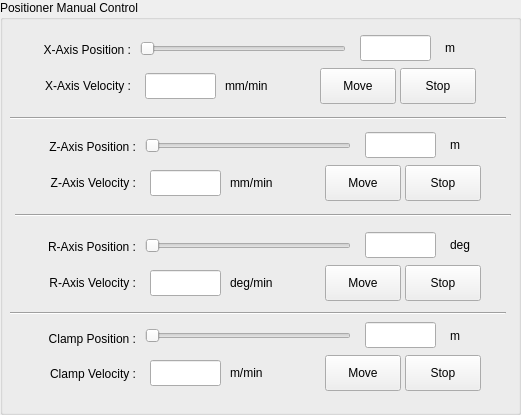
   <widget class="QGroupBox" name="groupBox_5">
    <property name="geometry">
      <rect>
      <x>355</x>
      <y>420</y>
      <width>521</width>
      <height>415</height>
     </rect>
    </property>
    <property name="title">
     <string>Positioner Manual Control</string>
    </property>
    <widget class="QSlider" name="slider_positioner_x_pos">
     <property name="geometry">
      <rect>
       <x>140</x>
       <y>38</y>
       <width>206</width>
       <height>22</height>
      </rect>
     </property>
     <property name="orientation">
      <enum>Qt::Horizontal</enum>
     </property>
    </widget>
    <widget class="QLineEdit" name="edit_positioner_x_vel">
     <property name="geometry">
      <rect>
       <x>145</x>
       <y>73</y>
       <width>71</width>
       <height>26</height>
      </rect>
     </property>
    </widget>
    <widget class="QLabel" name="label_6">
     <property name="geometry">
      <rect>
       <x>10</x>
       <y>39</y>
       <width>121</width>
       <height>21</height>
      </rect>
     </property>
     <property name="text">
      <string>X-Axis Position :</string>
     </property>
     <property name="alignment">
      <set>Qt::AlignRight|Qt::AlignTrailing|Qt::AlignVCenter</set>
     </property>
    </widget>
    <widget class="QLabel" name="label_11">
     <property name="geometry">
      <rect>
       <x>445</x>
       <y>40</y>
       <width>46</width>
       <height>16</height>
      </rect>
     </property>
     <property name="text">
      <string>m</string>
     </property>
    </widget>
    <widget class="QLabel" name="label_15">
     <property name="geometry">
      <rect>
       <x>5</x>
       <y>75</y>
       <width>126</width>
       <height>21</height>
      </rect>
     </property>
     <property name="text">
      <string>X-Axis Velocity :</string>
     </property>
     <property name="alignment">
      <set>Qt::AlignRight|Qt::AlignTrailing|Qt::AlignVCenter</set>
     </property>
    </widget>
    <widget class="Line" name="line">
     <property name="geometry">
      <rect>
       <x>10</x>
       <y>110</y>
       <width>496</width>
       <height>16</height>
      </rect>
     </property>
     <property name="orientation">
      <enum>Qt::Horizontal</enum>
     </property>
    </widget>
    <widget class="QLabel" name="label_16">
     <property name="geometry">
      <rect>
       <x>225</x>
       <y>73</y>
       <width>60</width>
       <height>26</height>
      </rect>
     </property>
     <property name="text">
      <string>mm/min</string>
     </property>
    </widget>
    <widget class="QPushButton" name="btn_positioner_x_move">
     <property name="geometry">
      <rect>
       <x>320</x>
       <y>68</y>
       <width>76</width>
       <height>36</height>
      </rect>
     </property>
     <property name="text">
      <string>Move</string>
     </property>
    </widget>
    <widget class="QPushButton" name="btn_positioner_x_stop">
     <property name="geometry">
      <rect>
       <x>400</x>
       <y>68</y>
       <width>76</width>
       <height>36</height>
      </rect>
     </property>
     <property name="text">
      <string>Stop</string>
     </property>
    </widget>
    <widget class="QLineEdit" name="edit_positioner_x_pos">
     <property name="geometry">
      <rect>
       <x>360</x>
       <y>35</y>
       <width>71</width>
       <height>26</height>
      </rect>
     </property>
    </widget>
    <widget class="QSlider" name="slider_positioner_z_pos">
     <property name="geometry">
      <rect>
       <x>145</x>
       <y>135</y>
       <width>206</width>
       <height>22</height>
      </rect>
     </property>
     <property name="orientation">
      <enum>Qt::Horizontal</enum>
     </property>
    </widget>
    <widget class="QPushButton" name="btn_positioner_z_move">
     <property name="geometry">
      <rect>
       <x>325</x>
       <y>165</y>
       <width>76</width>
       <height>36</height>
      </rect>
     </property>
     <property name="text">
      <string>Move</string>
     </property>
    </widget>
    <widget class="QLabel" name="label_17">
     <property name="geometry">
      <rect>
       <x>10</x>
       <y>172</y>
       <width>126</width>
       <height>21</height>
      </rect>
     </property>
     <property name="text">
      <string>Z-Axis Velocity :</string>
     </property>
     <property name="alignment">
      <set>Qt::AlignRight|Qt::AlignTrailing|Qt::AlignVCenter</set>
     </property>
    </widget>
    <widget class="QLabel" name="label_12">
     <property name="geometry">
      <rect>
       <x>450</x>
       <y>137</y>
       <width>46</width>
       <height>16</height>
      </rect>
     </property>
     <property name="text">
      <string>m</string>
     </property>
    </widget>
    <widget class="QLineEdit" name="edit_positioner_z_pos">
     <property name="geometry">
      <rect>
       <x>365</x>
       <y>132</y>
       <width>71</width>
       <height>26</height>
      </rect>
     </property>
    </widget>
    <widget class="QLabel" name="label_18">
     <property name="geometry">
      <rect>
       <x>230</x>
       <y>170</y>
       <width>60</width>
       <height>26</height>
      </rect>
     </property>
     <property name="text">
      <string>mm/min</string>
     </property>
    </widget>
    <widget class="Line" name="line_2">
     <property name="geometry">
      <rect>
       <x>15</x>
       <y>207</y>
       <width>496</width>
       <height>16</height>
      </rect>
     </property>
     <property name="orientation">
      <enum>Qt::Horizontal</enum>
     </property>
    </widget>
    <widget class="QPushButton" name="btn_positioner_z_stop">
     <property name="geometry">
      <rect>
       <x>405</x>
       <y>165</y>
       <width>76</width>
       <height>36</height>
      </rect>
     </property>
     <property name="text">
      <string>Stop</string>
     </property>
    </widget>
    <widget class="QLabel" name="label_7">
     <property name="geometry">
      <rect>
       <x>15</x>
       <y>136</y>
       <width>121</width>
       <height>21</height>
      </rect>
     </property>
     <property name="text">
      <string>Z-Axis Position :</string>
     </property>
     <property name="alignment">
      <set>Qt::AlignRight|Qt::AlignTrailing|Qt::AlignVCenter</set>
     </property>
    </widget>
    <widget class="QLineEdit" name="edit_positioner_z_vel">
     <property name="geometry">
      <rect>
       <x>150</x>
       <y>170</y>
       <width>71</width>
       <height>26</height>
      </rect>
     </property>
    </widget>
    <widget class="QSlider" name="slider_positioner_r_pos">
     <property name="geometry">
      <rect>
       <x>145</x>
       <y>235</y>
       <width>206</width>
       <height>22</height>
      </rect>
     </property>
     <property name="orientation">
      <enum>Qt::Horizontal</enum>
     </property>
    </widget>
    <widget class="QPushButton" name="btn_positioner_r_move">
     <property name="geometry">
      <rect>
       <x>325</x>
       <y>265</y>
       <width>76</width>
       <height>36</height>
      </rect>
     </property>
     <property name="text">
      <string>Move</string>
     </property>
    </widget>
    <widget class="QLabel" name="label_19">
     <property name="geometry">
      <rect>
       <x>10</x>
       <y>272</y>
       <width>126</width>
       <height>21</height>
      </rect>
     </property>
     <property name="text">
      <string>R-Axis Velocity :</string>
     </property>
     <property name="alignment">
      <set>Qt::AlignRight|Qt::AlignTrailing|Qt::AlignVCenter</set>
     </property>
    </widget>
    <widget class="QLabel" name="label_13">
     <property name="geometry">
      <rect>
       <x>450</x>
       <y>237</y>
       <width>46</width>
       <height>16</height>
      </rect>
     </property>
     <property name="text">
      <string>deg</string>
     </property>
    </widget>
    <widget class="QLineEdit" name="edit_positioner_r_pos">
     <property name="geometry">
      <rect>
       <x>365</x>
       <y>232</y>
       <width>71</width>
       <height>26</height>
      </rect>
     </property>
    </widget>
    <widget class="QLabel" name="label_20">
     <property name="geometry">
      <rect>
       <x>230</x>
       <y>270</y>
       <width>60</width>
       <height>26</height>
      </rect>
     </property>
     <property name="text">
      <string>deg/min</string>
     </property>
    </widget>
    <widget class="QPushButton" name="btn_positioner_r_stop">
     <property name="geometry">
      <rect>
       <x>405</x>
       <y>265</y>
       <width>76</width>
       <height>36</height>
      </rect>
     </property>
     <property name="text">
      <string>Stop</string>
     </property>
    </widget>
    <widget class="QLabel" name="label_8">
     <property name="geometry">
      <rect>
       <x>15</x>
       <y>236</y>
       <width>121</width>
       <height>21</height>
      </rect>
     </property>
     <property name="text">
      <string>R-Axis Position :</string>
     </property>
     <property name="alignment">
      <set>Qt::AlignRight|Qt::AlignTrailing|Qt::AlignVCenter</set>
     </property>
    </widget>
    <widget class="QLineEdit" name="edit_positioner_r_vel">
     <property name="geometry">
      <rect>
       <x>150</x>
       <y>270</y>
       <width>71</width>
       <height>26</height>
      </rect>
     </property>
    </widget>
    <widget class="Line" name="line_3">
     <property name="geometry">
      <rect>
       <x>10</x>
       <y>305</y>
       <width>496</width>
       <height>16</height>
      </rect>
     </property>
     <property name="orientation">
      <enum>Qt::Horizontal</enum>
     </property>
    </widget>
    <widget class="QLabel" name="label_clamp_pos">
     <property name="geometry">
      <rect>
       <x>15</x>
       <y>328</y>
       <width>121</width>
       <height>21</height>
      </rect>
     </property>
     <property name="text">
      <string>Clamp Position :</string>
     </property>
     <property name="alignment">
      <set>Qt::AlignRight|Qt::AlignTrailing|Qt::AlignVCenter</set>
     </property>
    </widget>
    <widget class="QSlider" name="slider_positioner_clamp_pos">
     <property name="geometry">
      <rect>
       <x>145</x>
       <y>325</y>
       <width>206</width>
       <height>22</height>
      </rect>
     </property>
     <property name="orientation">
      <enum>Qt::Horizontal</enum>
     </property>
    </widget>
    <widget class="QLineEdit" name="edit_positioner_clamp_pos">
     <property name="geometry">
      <rect>
       <x>365</x>
       <y>322</y>
       <width>71</width>
       <height>26</height>
      </rect>
     </property>
    </widget>
    <widget class="QLabel" name="label_clamp_pos_unit">
     <property name="geometry">
      <rect>
       <x>450</x>
       <y>328</y>
       <width>46</width>
       <height>16</height>
      </rect>
     </property>
     <property name="text">
      <string>m</string>
     </property>
    </widget>
    <widget class="QLabel" name="label_clamp_vel">
     <property name="geometry">
      <rect>
       <x>10</x>
       <y>363</y>
       <width>126</width>
       <height>21</height>
      </rect>
     </property>
     <property name="text">
      <string>Clamp Velocity :</string>
     </property>
     <property name="alignment">
      <set>Qt::AlignRight|Qt::AlignTrailing|Qt::AlignVCenter</set>
     </property>
    </widget>
    <widget class="QLineEdit" name="edit_positioner_clamp_vel">
     <property name="geometry">
      <rect>
       <x>150</x>
       <y>360</y>
       <width>71</width>
       <height>26</height>
      </rect>
     </property>
    </widget>
    <widget class="QLabel" name="label_clamp_vel_unit">
     <property name="geometry">
      <rect>
       <x>230</x>
       <y>360</y>
       <width>60</width>
       <height>26</height>
      </rect>
     </property>
     <property name="text">
      <string>m/min</string>
     </property>
    </widget>
    <widget class="QPushButton" name="btn_positioner_clamp_move">
     <property name="geometry">
      <rect>
       <x>325</x>
       <y>355</y>
       <width>76</width>
       <height>36</height>
      </rect>
     </property>
     <property name="text">
      <string>Move</string>
     </property>
    </widget>
    <widget class="QPushButton" name="btn_positioner_clamp_stop">
     <property name="geometry">
      <rect>
       <x>405</x>
       <y>355</y>
       <width>76</width>
       <height>36</height>
      </rect>
     </property>
     <property name="text">
      <string>Stop</string>
     </property>
    </widget>
   </widget>
